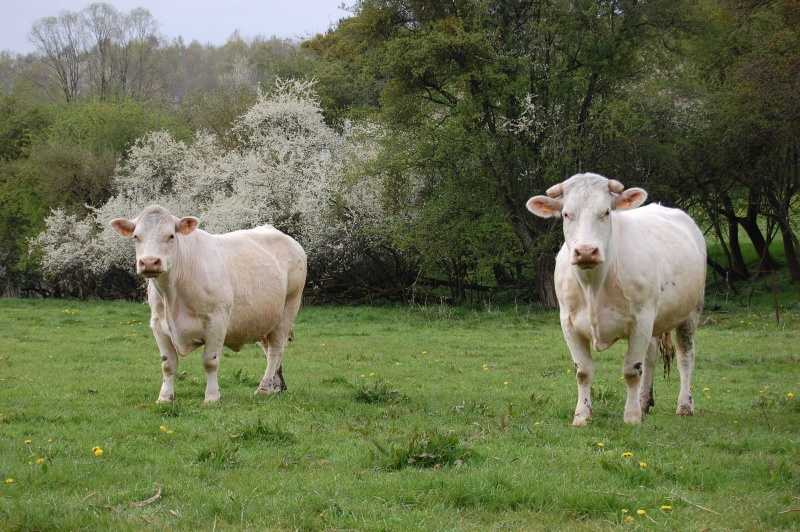
#> input picture gr8/data/VACHE.JPG, 800 x 532 px, found by its file name
$ python 'PROGRAMME V2.py'
#> lines starting #> are read from the running program, lines starting #| are printed output that depends on the picture
from PIL import Image

image = Image.open("VACHE.jpg")
#> image is the input picture: PIL image 800x532 RGB; mean R, G, B 104.1, 112.1, 77.5

largeur, hauteur = image.size
#> largeur = 800; hauteur = 532

choix = int(input("Combien de quart de tour (1, 2 ou 3) : "))
#> the answer given: 1

if choix == 1:
    image_tournee = Image.new("RGB", (hauteur, largeur))
#> image_tournee: PIL image 532x800 RGB; every value is 0
    for x in range(largeur):
        for y in range(hauteur):
            pixel = image.getpixel((x, y))
            image_tournee.putpixel((hauteur - 1 - y, x), pixel)
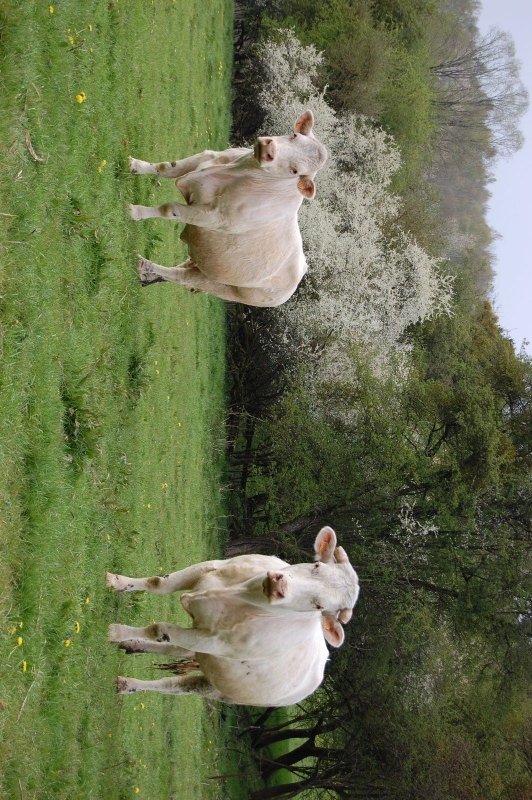
#> image_tournee: PIL image 532x800 RGB; mean R, G, B 104.1, 112.1, 77.5


elif choix == 2:
    image_tournee = Image.new("RGB", (largeur, hauteur))
    for x in range(largeur):
        for y in range(hauteur):
            pixel = image.getpixel((x, y))
            image_tournee.putpixel((largeur - 1 - x, hauteur - 1 - y), pixel)


elif choix == 3:
    image_tournee = Image.new("RGB", (hauteur, largeur))
    for x in range(largeur):
        for y in range(hauteur):
            pixel = image.getpixel((x, y))
            image_tournee.putpixel((y, largeur - 1 - x), pixel)

elif choix < 1 or choix > 3:
    print('Erreur sur le nombre de quart de tour !')

image_tournee.save("image_tournee.jpg")
image_tournee.show()
print("L'image a été tournée et enregistrée sous le nom 'image_tournee.jpg' !")

$ run again, with gr8/data/im_secret2.png saved as gr8/data/VACHE.JPG
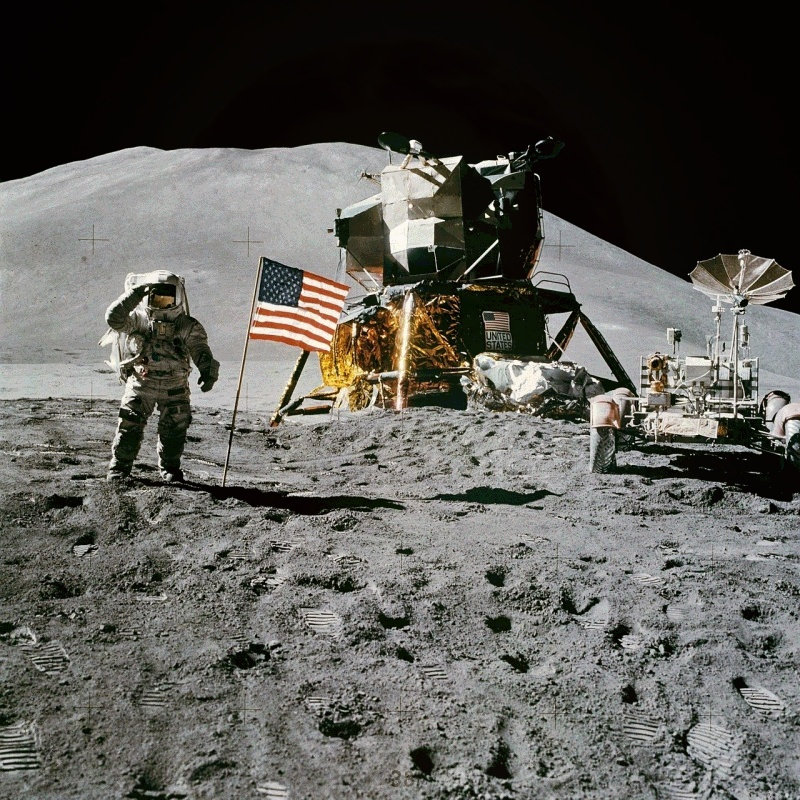
#> input picture gr8/data/im_secret2.png, 800 x 800 px, found by its file name
#> image is the input picture: PIL image 800x800 RGB; mean R, G, B 93.5, 92.7, 87.7
#> after the loop `for x in range(largeur):`:
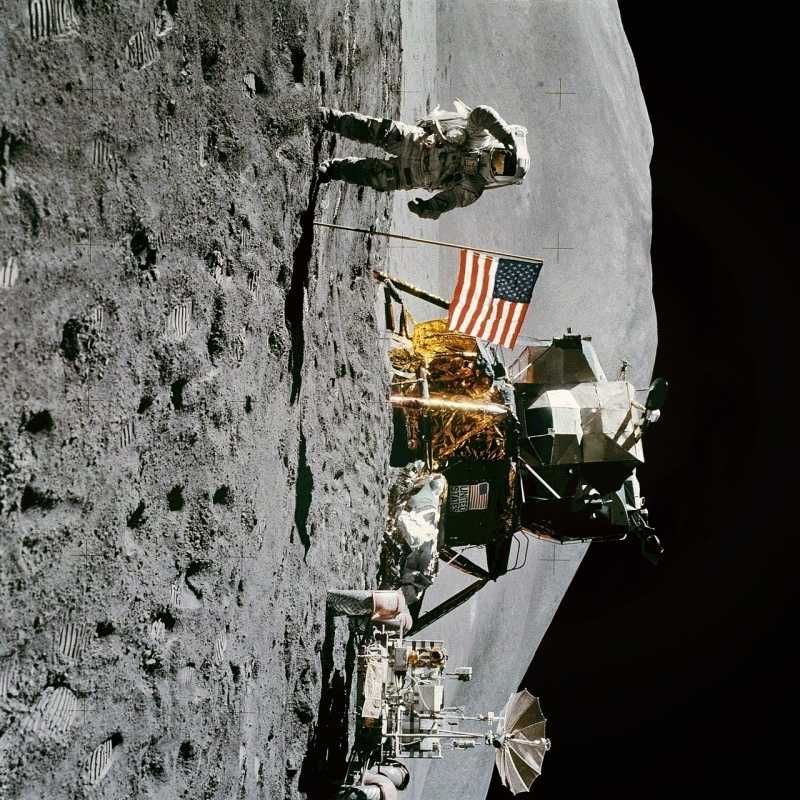
#> image_tournee: PIL image 800x800 RGB; mean R, G, B 93.5, 92.7, 87.7
